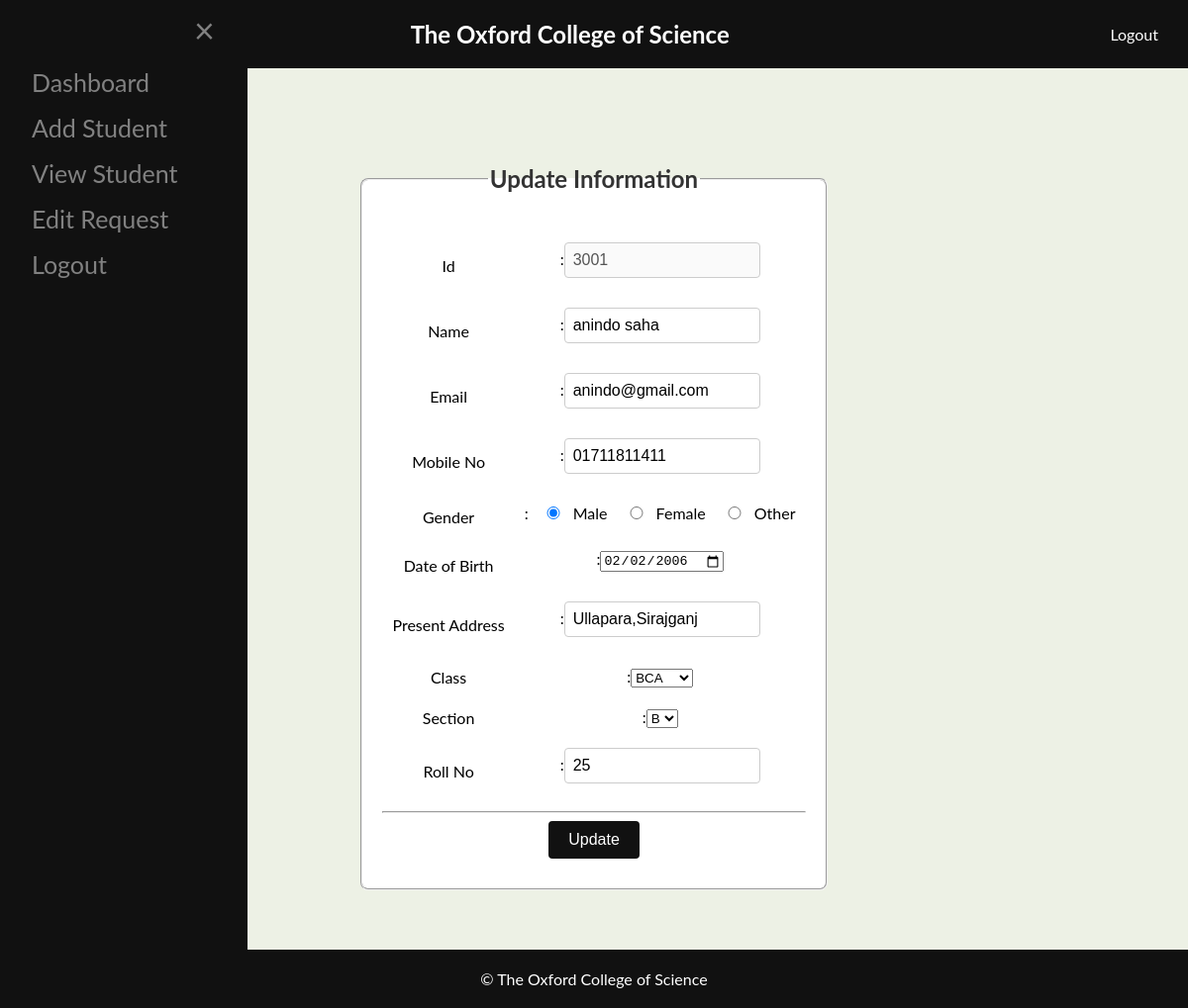
The page /Admin/view/editStudent.php?id=3001 (signed in) on the database its author committed.
### tables this page shows
CREATE TABLE `student` (
  `id` varchar(20) NOT NULL,
  `name` varchar(70) NOT NULL,
  `email` varchar(70) NOT NULL,
  `mobile` varchar(70) NOT NULL,
  `gender` varchar(70) NOT NULL,
  `dob` varchar(10) NOT NULL,
  `class` varchar(10) NOT NULL,
  `section` varchar(10) NOT NULL,
  `roll` varchar(70) NOT NULL,
  `p_address` varchar(70) NOT NULL,
  `password` varchar(70) NOT NULL,
  `marks` varchar(10) NOT NULL
);

### Admin/Model/studentModel.php (called while the page is built, shortened)
<?php
function getUserbyid($id){
    $conn = getConnection();
    $sql = "select * from student where id='$id'";
    $result = mysqli_query($conn,$sql);
    $row = mysqli_fetch_assoc($result);
    return $row;
}
?>

### Admin/View/editStudent.php (the view, shortened to what this page needs)
<?php
include_once('../model/studentModel.php');
$id = $_GET['id'];
$updatemyinfo = getUserbyid($id);
?>
<!DOCTYPE html>
<html>
<head>
<body>
  <div class="header">
    <div class="header-title">
      <h1>The Oxford College of Science</h1>
    </div>
    <div class="header-right">
      <a href="../Controller/Logout.php">Logout</a>
    </div>
  </div>
  <div class="sidebar" id="mySidenav" onmouseleave="closeNav()">
    <a href="javascript:void(0)" class="closebtn" onclick="closeNav()">&times;</a>
    <a href="dashboard.php">Dashboard</a>
    <a href="addStudent.php">Add Student</a>
    <a href="viewStudent.php">View Student</a>
    <a href="editrequestlist.php">Edit Request</a>
    <a href="../Controller/logout.php">Logout</a>
  </div>
  <span style="font-size:30px;cursor:pointer" onmouseover="openNav()">&#9776;</span>
  <div class="content" id="content">
    <form class="registration-form" id="inform" action="../controller/updateCheckStudent.php"
      onsubmit="return validation()" method="post">
      <fieldset>
        <legend>Update Information</legend>
        <table align="center">
          <tr>
            <td colspan="2">
            </td>
          </tr>
          <tr>
            <td>Id</td>
            <td>:<input id="id" type="text" name="id" disabled value="<?php echo $updatemyinfo['id']; ?>"></td>
          </tr>
          <tr>
            <td>Name</td>
            <td>:<input type="text" id="name" name="name" value="<?php echo $updatemyinfo['name']; ?>"
                placeholder="Enter Full Name"></td>
          </tr>
          <tr>
            <td>Email</td>
            <td>:<input type="email" id="email" name="email" value="<?php echo $updatemyinfo['email']; ?>"></td>
          </tr>
          <tr>
            <td>Mobile No</td>
            <td>:<input type="text" id="mobile" name="mobile" value="<?php echo $updatemyinfo['mobile']; ?>"></td>
          </tr>
          <tr>
            <td>Gender</td>
            <td>
              :<input type="radio" id="gender" name="gender" <?php if ($updatemyinfo['gender'] == "male") { ?>
                  checked="true" <?php } ?> value="male">Male
              <input type="radio" id="gender" name="gender" <?php if ($updatemyinfo['gender'] == "female") { ?>
                  checked="true" <?php } ?> value="female">Female
              <input type="radio" id="gender" name="gender" <?php if ($updatemyinfo['gender'] == "other") { ?>
                  checked="true" <?php } ?> value="other">Other
            </td>
          </tr>
          <tr>
            <td>Date of Birth</td>
            <td>:<input type="date" id="dob" name="dob" value="<?php echo $updatemyinfo['dob']; ?>"></td>
          </tr>
          <tr>
            <td>Present Address</td>
            <td>:<input type="text" id="p_address" name="p_address" value="<?php echo $updatemyinfo['p_address']; ?>">
            </td>
          </tr>
          <tr>
            <td>Class</td>
            <td>:<select id="classE" name="class">
                <option <?php if ($updatemyinfo['class'] == "BCA") { ?> selected="true" <?php } ?> value="BCA">BCA
                </option>
              </select>
            </td>
          </tr>
          <tr>
            <td>Section</td>
            <td>:<select id="section" name="section">
                <option <?php if ($updatemyinfo['section'] == "B") { ?> selected="true" <?php } ?> value="B">B</option>
              </select>
            </td>
          </tr>
          <tr>
            <td>Roll No</td>
            <td>:<input type="text" id="roll" name="roll" value="<?php echo $updatemyinfo['roll']; ?>"></td>
          </tr>
        </table>
        <hr>
        <center>
          <input type="submit" name="update" value="Update">
        </center>
      </fieldset>
    </form>
  </div>
  <div class="footer">
    &copy; The Oxford College of Science
  </div>
</body>
</html>

### Admin/View/editStudent.php (style rules this page uses)
body { font-family: "Lato", sans-serif; margin: 0; padding: 0; background-color: #edf1e5; transition: background-color .5s; }
.header { background-color: #111; color: #fff; padding: 20px; display: flex; justify-content: space-between; align-items: center; }
.header-title { display: inline-block; vertical-align: middle; margin-left: 10px; }
.header-title h1 { margin: 0; font-size: 24px; }
.header-right { display: flex; align-items: center; }
.header-right a { color: #fff; text-decoration: none; margin-right: 10px; }
.sidebar { width: 0; position: fixed; z-index: 1; top: 0; left: 0; background-color: #111; overflow-x: hidden; transition: 0.5s; padding-top: 60px; bottom: 0; }
.sidebar a { padding: 8px 8px 8px 32px; text-decoration: none; font-size: 25px; color: #818181; display: block; transition: 0.3s; }
.sidebar .closebtn { position: absolute; top: 0; right: 25px; font-size: 36px; margin-left: 50px; cursor: pointer; }
.content { margin-left: 0; padding: 10px; transition: margin-left 0.3s ease; background-color: #edf1e5; }
.content table { width: 100%; border-collapse: collapse; margin-top: 0; }
.content td { padding: 23px; text-align: center; }
.footer { background-color: #111; color: #fff; padding: 20px; text-align: center; }
.registration-form { text-align: center; margin: 50px auto; width: fit-content; }
.registration-form td { padding: 10px; }
.registration-form input { margin-bottom: 10px; }
input[type="text"], input[type="email"], input[type="password"], input[type="date"] input[type="radio"] { width: 180px; padding: 8px; border: 1px solid #ccc; border-radius: 4px; font-size: 16px; transition: border-color 0.3s ease; }
input[type="radio"] { width: 40px; padding: 8px; border: 1px solid #ccc; border-radius: 4px; font-size: 16px; transition: border-color 0.3s ease; }
input[type="radio"] { margin-right: 0px; }
input[type="submit"], input[type="reset"] { background-color: #111; color: white; border: none; padding: 10px 20px; text-align: center; text-decoration: none; display: inline-block; font-size: 16px; border-radius: 4px; cursor: pointer; transition: background-color 0.3s ease; }
fieldset { background-color: #fff; padding: 20px; border-radius: 8px; }
legend { font-size: 24px; font-weight: bold; color: #333; }

### rows shown on the page
student: id "3001", name "anindo saha", email "anindo@gmail.com", mobile "01711811411", gender "☑", dob "02/02/2006", p_address "Ullapara,Sirajganj", section "B", roll "25"
